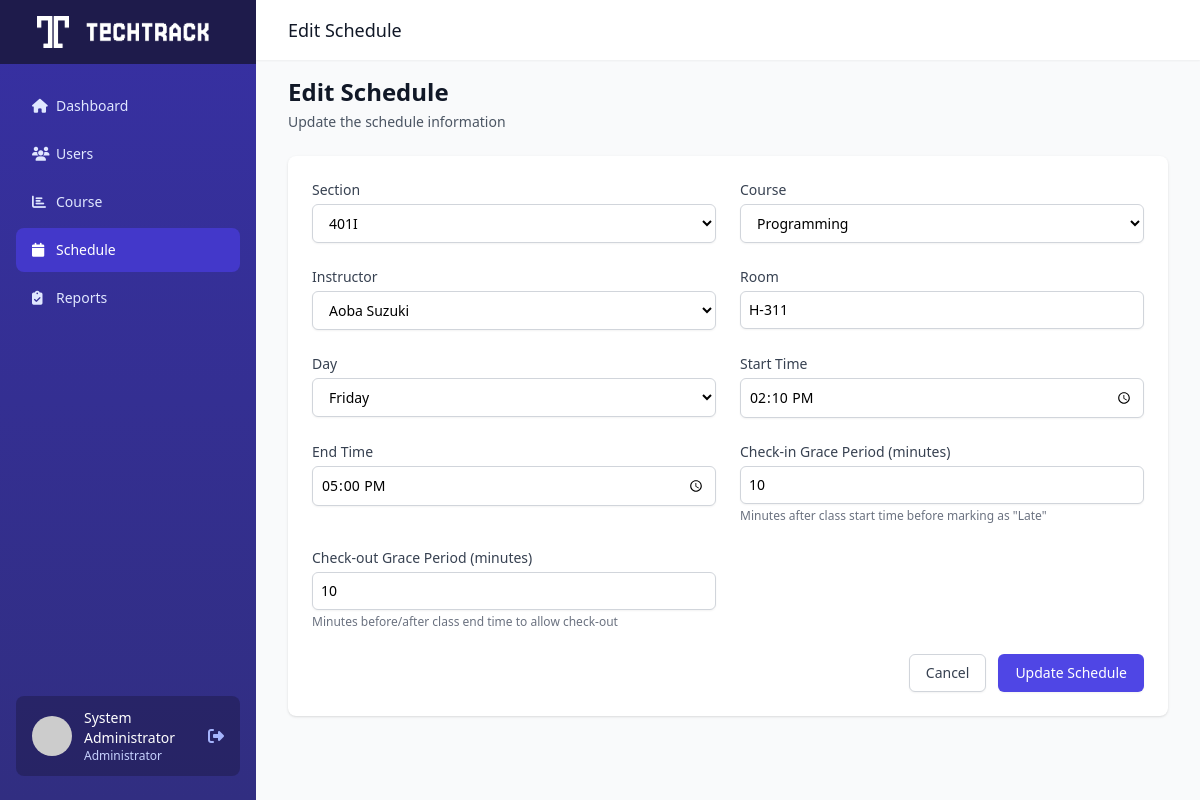
/admin/edit_schedule.php?id=3 (signed in), run on the app's committed database.
### tables this page shows
CREATE TABLE `user` (
  `user_id` int(11) NOT NULL,
  `id_number` varchar(20) NOT NULL,
  `email` varchar(255) NOT NULL,
  `password` varchar(255) NOT NULL,
  `name` varchar(255) NOT NULL,
  `section` varchar(20) DEFAULT NULL,
  `rfid_tag` varchar(255) DEFAULT NULL,
  `role_id` int(1) NOT NULL
);

CREATE TABLE `schedules` (
  `schedule_id` int(11) NOT NULL,
  `section` varchar(50) NOT NULL,
  `course_id` int(11) NOT NULL,
  `instructor_id` int(11) NOT NULL,
  `room` varchar(50) NOT NULL,
  `day` enum('Monday','Tuesday','Wednesday','Thursday','Friday','Saturday','Sunday') NOT NULL,
  `start_time` time NOT NULL,
  `end_time` time NOT NULL,
  `checkin_grace_period` int(11) NOT NULL DEFAULT 10,
  `checkout_grace_period` int(11) NOT NULL DEFAULT 10
);

CREATE TABLE `courses` (
  `course_id` int(11) NOT NULL,
  `course_name` varchar(255) NOT NULL,
  `start_date` date NOT NULL,
  `end_date` date NOT NULL
);

### admin/edit_schedule.php (the view, shortened to what this page needs)
<?php
include '../db_config.php';
$stmt = $conn->prepare("SELECT name FROM user WHERE id_number = ? AND role_id = 1");
$stmt->bind_param("s", $_SESSION['user_id']);
$stmt->execute();
$result_admin = $stmt->get_result();
$admin = $result_admin->fetch_assoc();
$schedule_id = $_GET['id'];
$stmt = $conn->prepare("SELECT * FROM schedules WHERE schedule_id = ?");
$stmt->bind_param("i", $schedule_id);
$stmt->execute();
$schedule = $stmt->get_result()->fetch_assoc();
$courses = $conn->query("SELECT course_id, course_name FROM courses");
$instructors = $conn->query("SELECT user_id, name FROM user WHERE role_id = 2");
$sections_query = "SELECT DISTINCT section FROM user WHERE section IS NOT NULL AND section != '' ORDER BY section";
$sections_result = $conn->query($sections_query);
$sections = [];
while ($section = $sections_result->fetch_assoc()) {
    $sections[] = $section['section'];
}
?>
<!DOCTYPE html>
<html lang="en">
<head>
    <script src="https://cdn.tailwindcss.com"></script>
    <link rel="stylesheet" href="https://cdnjs.cloudflare.com/ajax/libs/font-awesome/6.4.0/css/all.min.css">
</head>
<body class="bg-gray-50">
    <div class="flex h-screen overflow-hidden">
        <div class="hidden md:flex md:flex-shrink-0">
            <div class="flex flex-col w-64 bg-gradient-to-b from-indigo-800 to-indigo-900">
<div class="flex items-center justify-center h-16 px-4 bg-indigo-950">
    <div class="text-xl font-semibold text-white flex items-center">
        <img src="../images/dashboard_logo.png" alt="Dashboard Logo" class="h-8 w-8 mr-2">
        <img src="../images/TECHTRACK.png" alt="TECHTRACK" class="h-6">
    </div>
</div>
                <div class="flex flex-col flex-grow px-4 mt-5">
                    <nav class="flex-1 space-y-1">
                        <a href="admin_dashboard.php" class="flex items-center px-4 py-3 text-sm font-medium text-indigo-100 rounded-lg hover:bg-indigo-700 transition duration-150">
                            <i class="fas fa-home w-6"></i>
                            <span>Dashboard</span>
                        </a>
                        <a href="display_user.php" class="flex items-center px-4 py-3 mt-1 text-sm font-medium text-indigo-100 rounded-lg hover:bg-indigo-700 transition duration-150">
                            <i class="fas fa-users w-6"></i>
                            <span>Users</span>
                        </a>
                        <a href="display_course.php" class="flex items-center px-4 py-3 mt-1 text-sm font-medium text-indigo-100 rounded-lg hover:bg-indigo-700 transition duration-150">
                            <i class="fas fa-chart-bar w-6"></i>
                            <span>Course</span>
                        </a>
                        <a href="display_schedule.php" class="flex items-center px-4 py-3 mt-1 text-sm font-medium text-white bg-indigo-700 rounded-lg hover:bg-indigo-600 transition duration-150">
                            <i class="fas fa-calendar w-6"></i>
                            <span>Schedule</span>
                        </a>
                        <a href="display_attendance.php" class="flex items-center px-4 py-3 mt-1 text-sm font-medium text-indigo-100 rounded-lg hover:bg-indigo-700 transition duration-150">
                            <i class="fas fa-clipboard-check w-6"></i>
                            <span>Reports</span>
                        </a>
                    </nav>
                    <div class="flex items-center px-4 py-3 mt-auto mb-6 bg-indigo-950 bg-opacity-50 rounded-lg">
                        <img class="w-10 h-10 rounded-full" src="https://ui-avatars.com/api/?name=<?= urlencode($admin['name']) ?>&background=6366F1&color=fff" alt="User">
                        <div class="ml-3">
                            <p class="text-sm font-medium text-white"><?= htmlspecialchars($admin['name']) ?></p>
                            <p class="text-xs text-indigo-200">Administrator</p>
                        </div>
                        <a href="../logout.php" class="ml-auto text-indigo-300 hover:text-white">
                            <i class="fas fa-sign-out-alt"></i>
                        </a>
                    </div>
                </div>
            </div>
        </div>
        <div class="flex flex-col flex-1 overflow-y-auto">
            <header class="bg-white shadow-sm z-10">
                <div class="px-4 sm:px-6 lg:px-8 py-4">
                    <div class="flex items-center justify-between">
                        <h1 class="text-lg font-medium text-gray-900">Edit Schedule</h1>
                    </div>
                </div>
            </header>
            <main class="flex-1 p-4 sm:px-6 lg:px-8 bg-gray-50">
                <div class="mb-6">
                    <h1 class="text-2xl font-semibold text-gray-900">Edit Schedule</h1>
                    <p class="mt-1 text-sm text-gray-600">Update the schedule information</p>
                </div>
                <div class="bg-white shadow overflow-hidden sm:rounded-lg">
                    <form method="POST" class="p-6">
                        <div class="grid grid-cols-1 gap-6 sm:grid-cols-2">
                            <div>
                                <label for="section" class="block text-sm font-medium text-gray-700">Section</label>
                                <select id="section" name="section" required
                                        class="mt-1 block w-full py-2 px-3 border border-gray-300 bg-white rounded-md shadow-sm focus:outline-none focus:ring-indigo-500 focus:border-indigo-500 sm:text-sm">
                                    <?php foreach ($sections as $existingSection): ?>
                                        <option value="<?= htmlspecialchars($existingSection) ?>" <?= $existingSection == $schedule['section'] ? 'selected' : '' ?>>
                                            <?= htmlspecialchars($existingSection) ?>
                                        </option>
                                    <?php endforeach; ?>
                                </select>
                            </div>
                            <div>
                                <label for="course_id" class="block text-sm font-medium text-gray-700">Course</label>
                                <select id="course_id" name="course_id" required
                                        class="mt-1 block w-full py-2 px-3 border border-gray-300 bg-white rounded-md shadow-sm focus:outline-none focus:ring-indigo-500 focus:border-indigo-500 sm:text-sm">
                                    <?php while ($course = $courses->fetch_assoc()) { ?>
                                        <option value="<?= $course['course_id'] ?>" <?= $course['course_id'] == $schedule['course_id'] ? 'selected' : '' ?>>
                                            <?= htmlspecialchars($course['course_name']) ?>
                                        </option>
                                    <?php } ?>
                                </select>
                            </div>
                            <div>
                                <label for="instructor_id" class="block text-sm font-medium text-gray-700">Instructor</label>
                                <select id="instructor_id" name="instructor_id" required
                                        class="mt-1 block w-full py-2 px-3 border border-gray-300 bg-white rounded-md shadow-sm focus:outline-none focus:ring-indigo-500 focus:border-indigo-500 sm:text-sm">
                                    <?php while ($instructor = $instructors->fetch_assoc()) { ?>
                                        <option value="<?= $instructor['user_id'] ?>" <?= $instructor['user_id'] == $schedule['instructor_id'] ? 'selected' : '' ?>>
                                            <?= htmlspecialchars($instructor['name']) ?>
                                        </option>
                                    <?php } ?>
                                </select>
                            </div>
                            <div>
                                <label for="room" class="block text-sm font-medium text-gray-700">Room</label>
                                <input type="text" id="room" name="room" value="<?= htmlspecialchars($schedule['room']) ?>" required
                                       class="mt-1 focus:ring-indigo-500 focus:border-indigo-500 block w-full shadow-sm sm:text-sm border-gray-300 rounded-md p-2 border">
                            </div>
                            <div>
                                <label for="day" class="block text-sm font-medium text-gray-700">Day</label>
                                <select name="day" id="day" required
                                        class="mt-1 block w-full py-2 px-3 border border-gray-300 bg-white rounded-md shadow-sm focus:outline-none focus:ring-indigo-500 focus:border-indigo-500 sm:text-sm">
                                    <option value="Friday" <?= $schedule['day'] == 'Friday' ? 'selected' : '' ?>>Friday</option>
                                </select>
                            </div>
                            <div>
                                <label for="start_time" class="block text-sm font-medium text-gray-700">Start Time</label>
                                <input type="time" id="start_time" name="start_time" value="<?= htmlspecialchars($schedule['start_time']) ?>" required
                                       class="mt-1 focus:ring-indigo-500 focus:border-indigo-500 block w-full shadow-sm sm:text-sm border-gray-300 rounded-md p-2 border">
                            </div>
                            <div>
                                <label for="end_time" class="block text-sm font-medium text-gray-700">End Time</label>
                                <input type="time" id="end_time" name="end_time" value="<?= htmlspecialchars($schedule['end_time']) ?>" required
                                       class="mt-1 focus:ring-indigo-500 focus:border-indigo-500 block w-full shadow-sm sm:text-sm border-gray-300 rounded-md p-2 border">
                            </div>
                            <div>
                                <label for="checkin_grace_period" class="block text-sm font-medium text-gray-700">Check-in Grace Period (minutes)</label>
                                <input type="number" id="checkin_grace_period" name="checkin_grace_period"
                                       value="<?= htmlspecialchars($schedule['checkin_grace_period'] ?? 10) ?>" min="0" max="60" required
                                       class="mt-1 focus:ring-indigo-500 focus:border-indigo-500 block w-full shadow-sm sm:text-sm border-gray-300 rounded-md p-2 border">
                                <p class="mt-1 text-xs text-gray-500">Minutes after class start time before marking as "Late"</p>
                            </div>
                            <div>
                                <label for="checkout_grace_period" class="block text-sm font-medium text-gray-700">Check-out Grace Period (minutes)</label>
                                <input type="number" id="checkout_grace_period" name="checkout_grace_period"
                                       value="<?= htmlspecialchars($schedule['checkout_grace_period'] ?? 10) ?>" min="0" max="60" required
                                       class="mt-1 focus:ring-indigo-500 focus:border-indigo-500 block w-full shadow-sm sm:text-sm border-gray-300 rounded-md p-2 border">
                                <p class="mt-1 text-xs text-gray-500">Minutes before/after class end time to allow check-out</p>
                            </div>
                        </div>
                        <div class="mt-6 flex items-center justify-end space-x-3">
                            <a href="display_schedule.php" class="bg-white py-2 px-4 border border-gray-300 rounded-md shadow-sm text-sm font-medium text-gray-700 hover:bg-gray-50 focus:outline-none focus:ring-2 focus:ring-offset-2 focus:ring-indigo-500">
                                Cancel
                            </a>
                            <button type="submit" class="bg-indigo-600 py-2 px-4 border border-transparent rounded-md shadow-sm text-sm font-medium text-white hover:bg-indigo-700 focus:outline-none focus:ring-2 focus:ring-offset-2 focus:ring-indigo-500">
                                Update Schedule
                            </button>
                        </div>
                    </form>
                </div>
            </main>
        </div>
    </div>
</body>
</html>

### data on the page
user: name "System Administrator"
schedules: section "401I", course_id "Programming", instructor_id "Aoba Suzuki", room "H-311", day "Friday", start_time "14:10:00", end_time "17:00:00", checkin_grace_period "10", checkout_grace_period "10"
